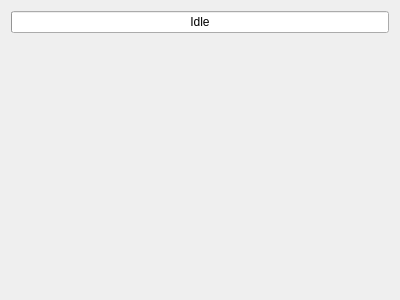
<ui version="4.0" >
 <class>BrowserWidget</class>
 <widget class="QWidget" name="BrowserWidget" >
  <property name="geometry" >
   <rect>
    <x>0</x>
    <y>0</y>
    <width>400</width>
    <height>300</height>
   </rect>
  </property>
  <property name="windowTitle" >
   <string>BrowserWidget</string>
  </property>
  <layout class="QVBoxLayout" name="verticalLayout" >
   <item>
    <layout class="QHBoxLayout" name="ToolLayout_" >
     <item>
      <widget class="QProgressBar" name="PageLoadProgressBar_" >
       <property name="value" >
        <number>0</number>
       </property>
       <property name="textVisible" >
        <bool>true</bool>
       </property>
       <property name="format" >
        <string>Idle</string>
       </property>
      </widget>
     </item>
    </layout>
   </item>
   <item>
    <widget class="CustomWebView" native="1" name="ItemView_" >
     <property name="sizePolicy" >
      <sizepolicy vsizetype="Expanding" hsizetype="Expanding" >
       <horstretch>0</horstretch>
       <verstretch>0</verstretch>
      </sizepolicy>
     </property>
    </widget>
   </item>
  </layout>
 </widget>
 <customwidgets>
  <customwidget>
   <class>CustomWebView</class>
   <extends>QWidget</extends>
   <header>customwebview.h</header>
   <container>1</container>
  </customwidget>
 </customwidgets>
 <resources>
  <include location="resources.qrc" />
 </resources>
 <connections/>
</ui>
